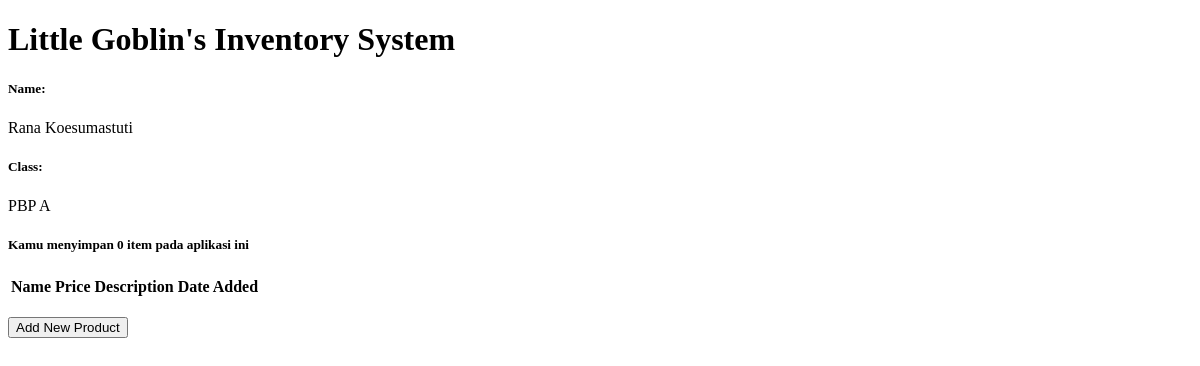
Before: / with the older database file.
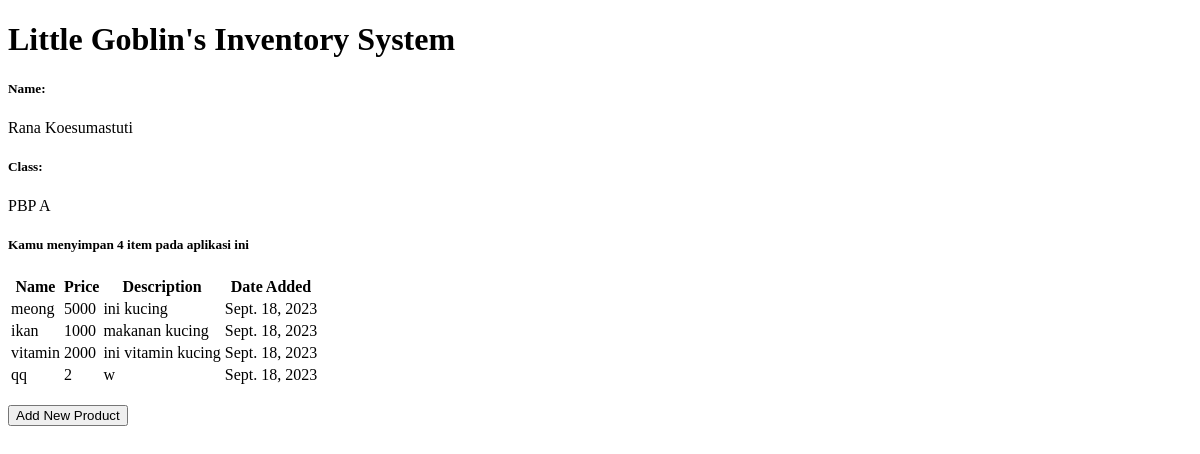
After: the same page with the newer database file.
### main/models.py (models this page shows)
class Item(models.Model):
    name = models.CharField(max_length=255)
    date_added = models.DateField(auto_now_add=True)
    price = models.IntegerField()
    description = models.TextField()

### main/views.py (the view)
# urls.py: path('', show_main, name='show_main'),
def show_main(request):
    products = Item.objects.all()
    product_count = products.count()
    context = {
        'name': 'Rana Koesumastuti', # Nama kamu
        'class': 'PBP A', # Kelas PBP kamu
        'products': products,
        'product_count': product_count
    }
    return render(request, "main.html", context)

### main/templates/main.html (shortened to what this page needs)
{% extends 'base.html' %}
{% block content %}
    <h1>Little Goblin's Inventory System</h1>
    <h5>Name:</h5>
    <p>{{name}}</p>
    <h5>Class:</h5>
    <p>{{class}}</p>
    <h5>Kamu menyimpan {{product_count}} item pada aplikasi ini</h5>
    <table>
        <tr>
            <th>Name</th>
            <th>Price</th>
            <th>Description</th>
            <th>Date Added</th>
        </tr>
        {% for product in products %}
            <tr>
                <td>{{product.name}}</td>
                <td>{{product.price}}</td>
                <td>{{product.description}}</td>
                <td>{{product.date_added}}</td>
            </tr>
        {% endfor %}
    </table>
    <br />
    <a href="{% url 'main:create_product' %}">
        <button>
            Add New Product
        </button>
    </a>
{% endblock content %}

### templates/base.html (shortened to what this page needs)
{% load static %}
<!DOCTYPE html>
<html lang="en">
    <head>
    </head>
    <body>
        {% block content %}
        {% endblock content %}
    </body>
</html>

Changed rows visible on the page:
added Item: name "meong", price "5000", description "ini kucing", date_added "Sept. 18, 2023"
added Item: name "ikan", price "1000", description "makanan kucing", date_added "Sept. 18, 2023"
added Item: name "vitamin", price "2000", description "ini vitamin kucing", date_added "Sept. 18, 2023"
added Item: name "qq", price "2", description "w", date_added "Sept. 18, 2023"
Other visible differences:
{{ product_count }}: "0" → "4"
